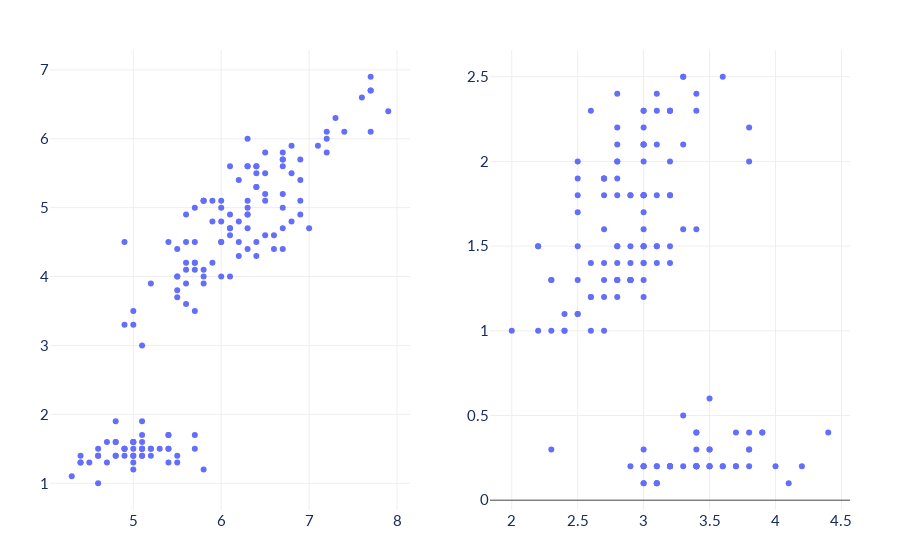

Notebook code cell kept with this figure:
### Markdown cell above
Here is an example using `BOTTOM_SLIDE`, which is suited for occupying the bottom half of a presentation slide.

### Code cell
from plotly.subplots import make_subplots

figures = [
            px.scatter(df, x="sepal_length", y="petal_length"),
            px.scatter(df, x="sepal_width", y="petal_width")
    ]

fig = make_subplots(rows=1, cols=len(figures))

for i, figure in enumerate(figures):
    for trace in range(len(figure["data"])):
        fig.append_trace(figure["data"][trace], row=1, col=i+1)

plotly.format(fig, template_type = "default")

fig.show()

### Figure 1 — Plotly figure (JSON) as saved in the notebook; plotly's stock layout.template omitted (floating-point values rounded to 4 significant figures; data arrays with more than 128 entries replaced by an {"elided": "..."} marker saying what was removed)
{"data": [{"hovertemplate": "sepal_length=%{x}<br>petal_length=%{y}<extra></extra>", "legendgroup": "", "marker": {"color": "#636efa", "symbol": "circle"}, "mode": "markers", "name": "", "orientation": "v", "showlegend": false, "type": "scatter", "x": {"elided": "150 float values"}, "xaxis": "x", "y": {"elided": "150 float values"}, "yaxis": "y"}, {"hovertemplate": "sepal_width=%{x}<br>petal_width=%{y}<extra></extra>", "legendgroup": "", "marker": {"color": "#636efa", "symbol": "circle"}, "mode": "markers", "name": "", "orientation": "v", "showlegend": false, "type": "scatter", "x": {"elided": "150 float values"}, "xaxis": "x2", "y": {"elided": "150 float values"}, "yaxis": "y2"}], "layout": {"legend": {"font": {"color": "#162b5d"}}, "xaxis": {"anchor": "y", "domain": [0, 0.45]}, "xaxis2": {"anchor": "y2", "domain": [0.55, 1]}, "yaxis": {"anchor": "x", "domain": [0, 1]}, "yaxis2": {"anchor": "x2", "domain": [0, 1]}}}
